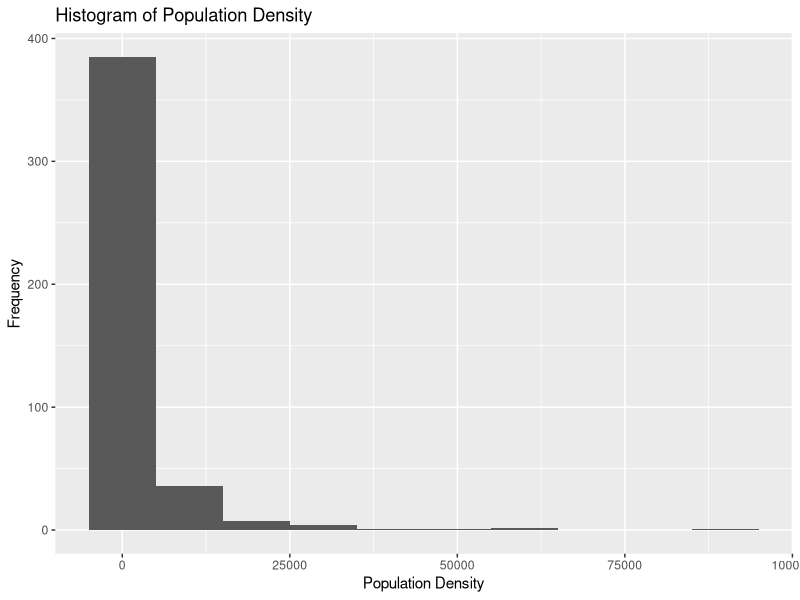
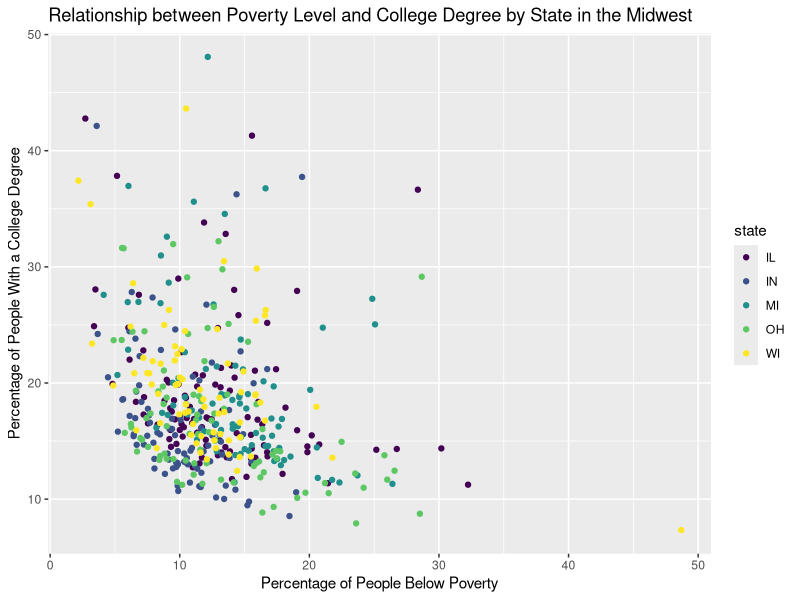
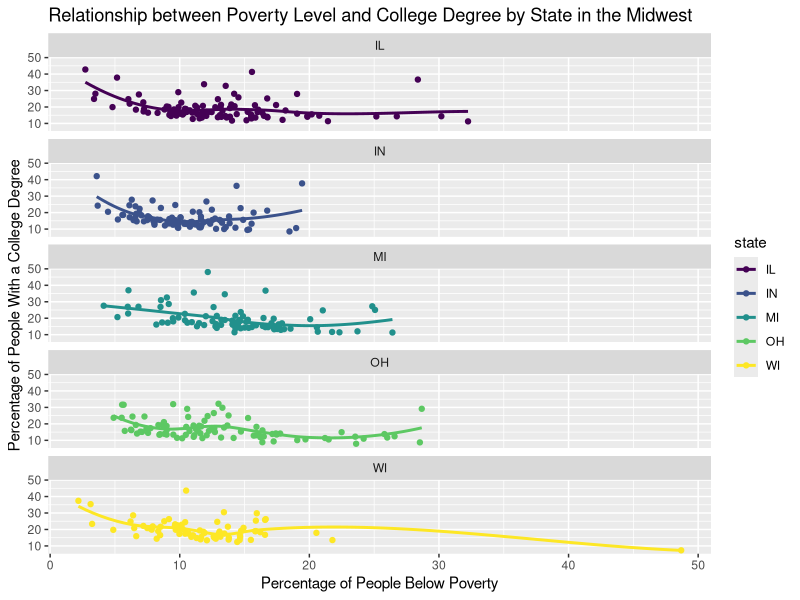
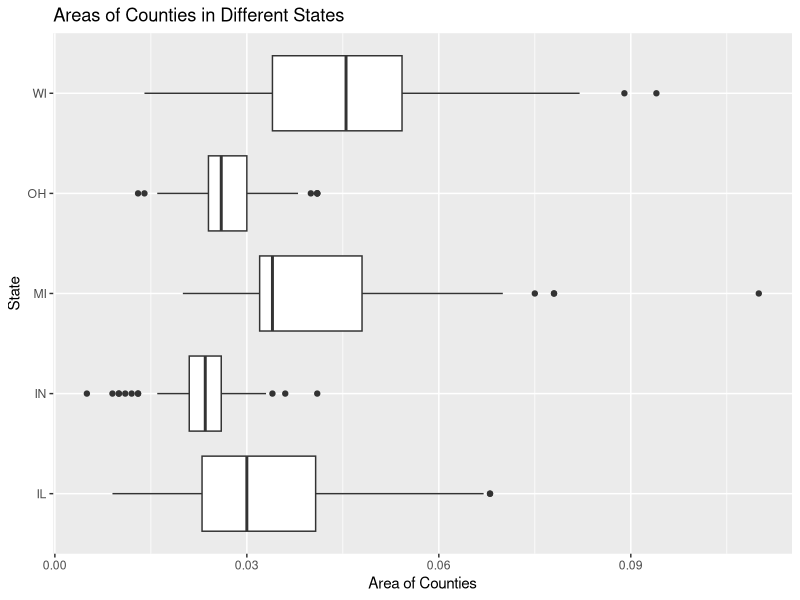
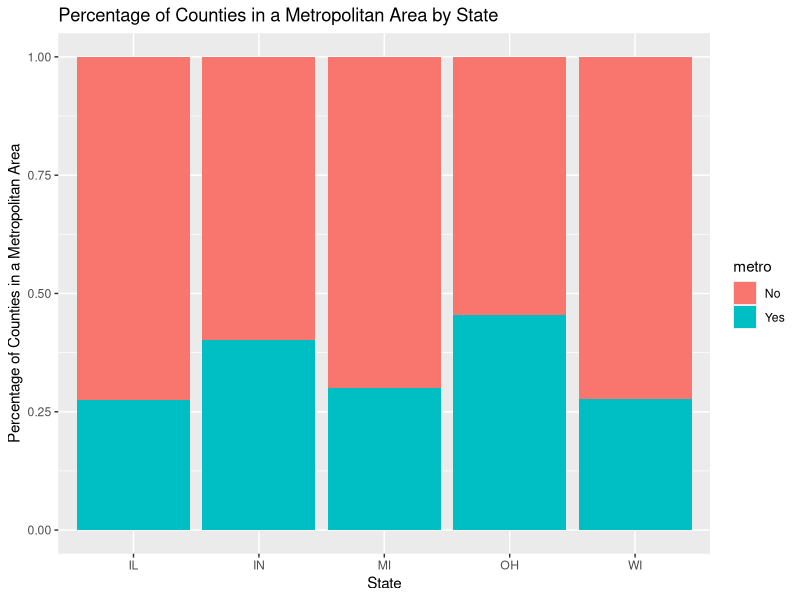
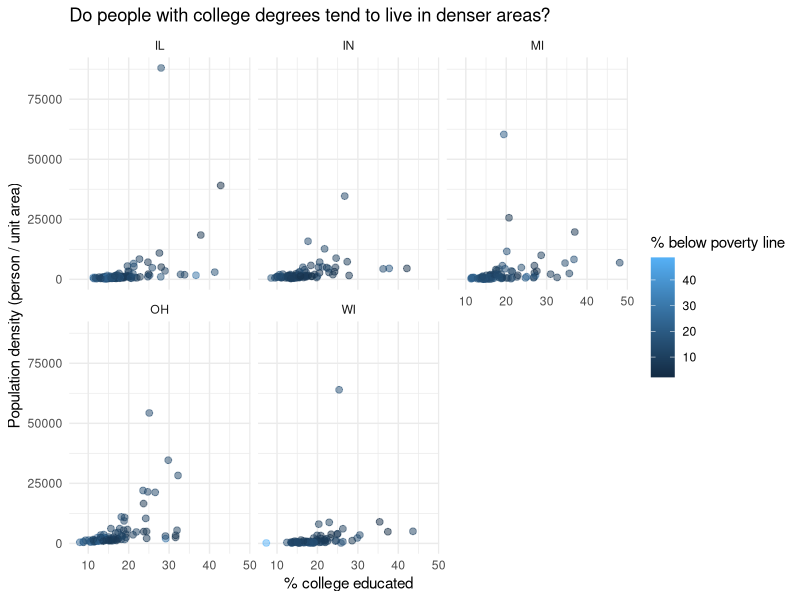

These charts were generated, in order, by the following R code:
## ---- chunk 1
#| label: load-packages
#| message: false

install.packages("tidyverse")
library(tidyverse)
library(viridis)
## ---- chunk 2
#l label: histogram of population density

glimpse(midwest)

ggplot(data = midwest, mapping = aes(x = popdensity)) +
  geom_histogram(binwidth = 10000) +
  labs(x = "Population Density", y = "Frequency", title = "Histogram of Population Density")

## ---- chunk 3
#l label: scatterplot

ggplot(midwest, aes(x = percbelowpoverty, y = percollege, color = state)) +
  geom_point() +
  scale_color_viridis_d() +
  labs(x = "Percentage of People Below Poverty", y = "Percentage of People With a College Degree", title = "Relationship between Poverty Level and College Degree by State in the Midwest")
## ---- chunk 4
#l label: scatterplot by state

ggplot(midwest, aes(x = percbelowpoverty, y = percollege, color = state)) +
  geom_point() +
  geom_smooth(se = FALSE) +
  scale_color_viridis_d() +
  labs(x = "Percentage of People Below Poverty", y = "Percentage of People With a College Degree", title = "Relationship between Poverty Level and College Degree by State in the Midwest") +
  facet_wrap(~ state, nrow = 5)
## ---- chunk 5
#l label: boxplot of area

ggplot(midwest, aes(x = area, y = state)) +
  geom_boxplot() +
  labs(x = "Area of Counties", y = "State", title = "Areas of Counties in Different States")
## ---- chunk 6
#l label: metro plot

midwest <- midwest |>
  mutate(metro = if_else(inmetro == 1, "Yes", "No"))

ggplot(midwest, aes(x = state, fill = metro)) +
  geom_bar(position = "fill") +
  labs(x = "State", y = "Percentage of Counties in a Metropolitan Area", title = "Percentage of Counties in a Metropolitan Area by State")
## ---- chunk 7
#l label: problem solving

ggplot(midwest, aes(x = percollege, y = popdensity, color = percbelowpoverty)) +
  geom_point(alpha = 0.5, size = 2) +
  labs(x = "% college educated", y = "Population density (person / unit area)", title = "Do people with college degrees tend to live in denser areas?", color = "% below poverty line") +
  facet_wrap(~ state) +
  theme_minimal()
